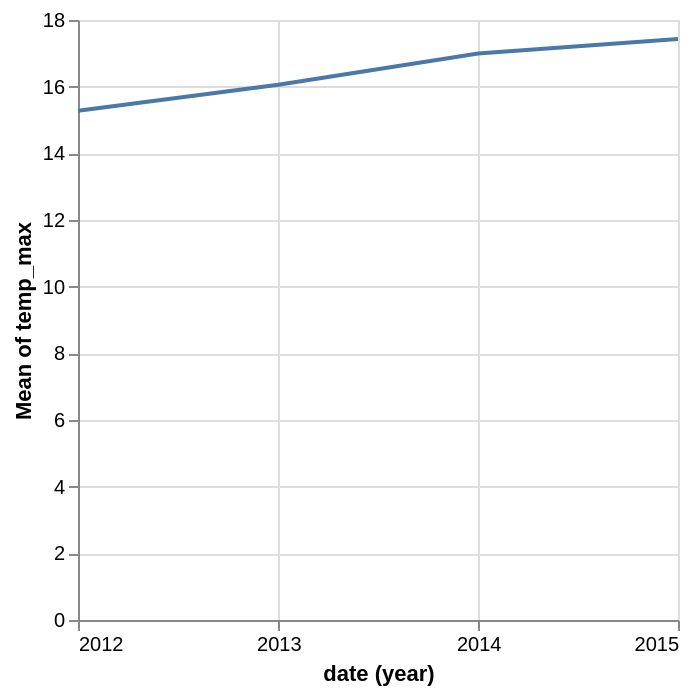

Write a Vega-Lite specification for this figure.
### Vega-Lite specification from a JSON file in a GitHub repository (floating-point values rounded to 4 significant figures; data arrays with more than 128 entries replaced by an {"elided": "..."} marker saying what was removed)
{"$schema": "https://vega.github.io/schema/vega-lite/v4.json", "data": {"values": {"elided": "1461 records"}}, "mark": "line", "encoding": {"x": {"timeUnit": "year", "field": "date"}, "y": {"aggregate": "mean", "field": "temp_max"}}}
